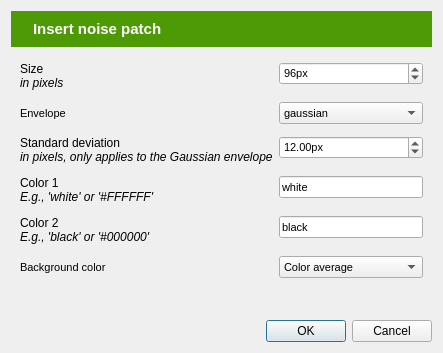
<?xml version="1.0" encoding="UTF-8"?>
<ui version="4.0">
 <class>Dialog</class>
 <widget class="QDialog" name="Dialog">
  <property name="geometry">
   <rect>
    <x>0</x>
    <y>0</y>
    <width>442</width>
    <height>353</height>
   </rect>
  </property>
  <property name="windowTitle">
   <string>Dialog</string>
  </property>
  <layout class="QVBoxLayout" name="verticalLayout">
   <item>
    <widget class="QWidget" name="widget_2" native="true">
     <property name="sizePolicy">
      <sizepolicy hsizetype="Preferred" vsizetype="Fixed">
       <horstretch>0</horstretch>
       <verstretch>0</verstretch>
      </sizepolicy>
     </property>
     <property name="styleSheet">
      <string notr="true">background-color: #4e9a06;
color: rgb(255, 255, 255);</string>
     </property>
     <layout class="QHBoxLayout" name="horizontalLayout">
      <item>
       <widget class="QLabel" name="label">
        <property name="sizePolicy">
         <sizepolicy hsizetype="Fixed" vsizetype="Preferred">
          <horstretch>0</horstretch>
          <verstretch>0</verstretch>
         </sizepolicy>
        </property>
        <property name="text">
         <string/>
        </property>
        <property name="pixmap">
         <pixmap resource="icons.qrc">:/icons/noise_patch.png</pixmap>
        </property>
       </widget>
      </item>
      <item>
       <widget class="QLabel" name="label_2">
        <property name="font">
         <font>
          <pointsize>11</pointsize>
          <weight>75</weight>
          <bold>true</bold>
         </font>
        </property>
        <property name="text">
         <string>Insert noise patch</string>
        </property>
       </widget>
      </item>
     </layout>
    </widget>
   </item>
   <item>
    <widget class="QWidget" name="widget" native="true">
     <property name="font">
      <font>
       <pointsize>8</pointsize>
      </font>
     </property>
     <layout class="QFormLayout" name="formLayout">
      <property name="fieldGrowthPolicy">
       <enum>QFormLayout::AllNonFixedFieldsGrow</enum>
      </property>
      <property name="verticalSpacing">
       <number>12</number>
      </property>
      <item row="0" column="1">
       <widget class="QSpinBox" name="spin_size">
        <property name="suffix">
         <string>px</string>
        </property>
        <property name="minimum">
         <number>1</number>
        </property>
        <property name="maximum">
         <number>1000</number>
        </property>
        <property name="value">
         <number>96</number>
        </property>
       </widget>
      </item>
      <item row="1" column="0">
       <widget class="QLabel" name="label_5">
        <property name="text">
         <string>Envelope</string>
        </property>
       </widget>
      </item>
      <item row="1" column="1">
       <widget class="QComboBox" name="combobox_env">
        <item>
         <property name="text">
          <string>gaussian</string>
         </property>
        </item>
        <item>
         <property name="text">
          <string>linear</string>
         </property>
        </item>
        <item>
         <property name="text">
          <string>circular (sharp edge)</string>
         </property>
        </item>
        <item>
         <property name="text">
          <string>rectangle (no envelope)</string>
         </property>
        </item>
       </widget>
      </item>
      <item row="2" column="0">
       <widget class="QLabel" name="label_6">
        <property name="text">
         <string>&lt;!DOCTYPE HTML PUBLIC &quot;-//W3C//DTD HTML 4.0//EN&quot; &quot;http://www.w3.org/TR/REC-html40/strict.dtd&quot;&gt;
&lt;html&gt;&lt;head&gt;&lt;meta name=&quot;qrichtext&quot; content=&quot;1&quot; /&gt;&lt;style type=&quot;text/css&quot;&gt;
p, li { white-space: pre-wrap; }
&lt;/style&gt;&lt;/head&gt;&lt;body style=&quot; font-family:'Ubuntu'; font-size:8pt; font-weight:400; font-style:normal;&quot;&gt;
&lt;p style=&quot; margin-top:0px; margin-bottom:0px; margin-left:0px; margin-right:0px; -qt-block-indent:0; text-indent:0px;&quot;&gt;&lt;span style=&quot; font-size:9pt;&quot;&gt;Standard deviation&lt;/span&gt;&lt;/p&gt;
&lt;p style=&quot; margin-top:0px; margin-bottom:0px; margin-left:0px; margin-right:0px; -qt-block-indent:0; text-indent:0px;&quot;&gt;&lt;span style=&quot; font-size:9pt; font-style:italic;&quot;&gt;in pixels, only applies to the Gaussian envelope&lt;/span&gt;&lt;/p&gt;&lt;/body&gt;&lt;/html&gt;</string>
        </property>
       </widget>
      </item>
      <item row="2" column="1">
       <widget class="QDoubleSpinBox" name="spin_stdev">
        <property name="suffix">
         <string>px</string>
        </property>
        <property name="maximum">
         <double>1000.000000000000000</double>
        </property>
        <property name="value">
         <double>12.000000000000000</double>
        </property>
       </widget>
      </item>
      <item row="3" column="0">
       <widget class="QLabel" name="label_10">
        <property name="text">
         <string>&lt;!DOCTYPE HTML PUBLIC &quot;-//W3C//DTD HTML 4.0//EN&quot; &quot;http://www.w3.org/TR/REC-html40/strict.dtd&quot;&gt;
&lt;html&gt;&lt;head&gt;&lt;meta name=&quot;qrichtext&quot; content=&quot;1&quot; /&gt;&lt;style type=&quot;text/css&quot;&gt;
p, li { white-space: pre-wrap; }
&lt;/style&gt;&lt;/head&gt;&lt;body style=&quot; font-family:'Ubuntu'; font-size:9pt; font-weight:400; font-style:normal;&quot;&gt;
&lt;p style=&quot; margin-top:0px; margin-bottom:0px; margin-left:0px; margin-right:0px; -qt-block-indent:0; text-indent:0px;&quot;&gt;Color 1&lt;/p&gt;
&lt;p style=&quot; margin-top:0px; margin-bottom:0px; margin-left:0px; margin-right:0px; -qt-block-indent:0; text-indent:0px;&quot;&gt;&lt;span style=&quot; font-style:italic;&quot;&gt;E.g., 'white' or '#FFFFFF'&lt;/span&gt;&lt;/p&gt;&lt;/body&gt;&lt;/html&gt;</string>
        </property>
       </widget>
      </item>
      <item row="3" column="1">
       <widget class="QLineEdit" name="edit_color1">
        <property name="text">
         <string>white</string>
        </property>
       </widget>
      </item>
      <item row="4" column="0">
       <widget class="QLabel" name="label_9">
        <property name="text">
         <string>&lt;!DOCTYPE HTML PUBLIC &quot;-//W3C//DTD HTML 4.0//EN&quot; &quot;http://www.w3.org/TR/REC-html40/strict.dtd&quot;&gt;
&lt;html&gt;&lt;head&gt;&lt;meta name=&quot;qrichtext&quot; content=&quot;1&quot; /&gt;&lt;style type=&quot;text/css&quot;&gt;
p, li { white-space: pre-wrap; }
&lt;/style&gt;&lt;/head&gt;&lt;body style=&quot; font-family:'Ubuntu'; font-size:8pt; font-weight:400; font-style:normal;&quot;&gt;
&lt;p style=&quot; margin-top:0px; margin-bottom:0px; margin-left:0px; margin-right:0px; -qt-block-indent:0; text-indent:0px;&quot;&gt;&lt;span style=&quot; font-size:9pt;&quot;&gt;Color 2&lt;/span&gt;&lt;/p&gt;
&lt;p style=&quot; margin-top:0px; margin-bottom:0px; margin-left:0px; margin-right:0px; -qt-block-indent:0; text-indent:0px;&quot;&gt;&lt;span style=&quot; font-size:9pt; font-style:italic;&quot;&gt;E.g., 'black' or '#000000'&lt;/span&gt;&lt;/p&gt;&lt;/body&gt;&lt;/html&gt;</string>
        </property>
       </widget>
      </item>
      <item row="4" column="1">
       <widget class="QLineEdit" name="edit_color2">
        <property name="text">
         <string>black</string>
        </property>
       </widget>
      </item>
      <item row="5" column="0">
       <widget class="QLabel" name="label_11">
        <property name="text">
         <string>Background color</string>
        </property>
       </widget>
      </item>
      <item row="5" column="1">
       <widget class="QComboBox" name="combobox_bgmode">
        <item>
         <property name="text">
          <string>Color average</string>
         </property>
        </item>
        <item>
         <property name="text">
          <string>Color 2</string>
         </property>
        </item>
       </widget>
      </item>
      <item row="0" column="0">
       <widget class="QLabel" name="label_4">
        <property name="text">
         <string>&lt;!DOCTYPE HTML PUBLIC &quot;-//W3C//DTD HTML 4.0//EN&quot; &quot;http://www.w3.org/TR/REC-html40/strict.dtd&quot;&gt;
&lt;html&gt;&lt;head&gt;&lt;meta name=&quot;qrichtext&quot; content=&quot;1&quot; /&gt;&lt;style type=&quot;text/css&quot;&gt;
p, li { white-space: pre-wrap; }
&lt;/style&gt;&lt;/head&gt;&lt;body style=&quot; font-family:'Ubuntu'; font-size:9pt; font-weight:400; font-style:normal;&quot;&gt;
&lt;p style=&quot; margin-top:0px; margin-bottom:0px; margin-left:0px; margin-right:0px; -qt-block-indent:0; text-indent:0px;&quot;&gt;Size&lt;/p&gt;
&lt;p style=&quot; margin-top:0px; margin-bottom:0px; margin-left:0px; margin-right:0px; -qt-block-indent:0; text-indent:0px;&quot;&gt;&lt;span style=&quot; font-style:italic;&quot;&gt;in pixels&lt;/span&gt;&lt;/p&gt;&lt;/body&gt;&lt;/html&gt;</string>
        </property>
       </widget>
      </item>
     </layout>
    </widget>
   </item>
   <item>
    <widget class="QDialogButtonBox" name="buttonBox">
     <property name="orientation">
      <enum>Qt::Horizontal</enum>
     </property>
     <property name="standardButtons">
      <set>QDialogButtonBox::Cancel|QDialogButtonBox::Ok</set>
     </property>
     <property name="centerButtons">
      <bool>false</bool>
     </property>
    </widget>
   </item>
  </layout>
 </widget>
 <resources>
  <include location="icons.qrc"/>
 </resources>
 <connections>
  <connection>
   <sender>buttonBox</sender>
   <signal>accepted()</signal>
   <receiver>Dialog</receiver>
   <slot>accept()</slot>
   <hints>
    <hint type="sourcelabel">
     <x>248</x>
     <y>254</y>
    </hint>
    <hint type="destinationlabel">
     <x>157</x>
     <y>274</y>
    </hint>
   </hints>
  </connection>
  <connection>
   <sender>buttonBox</sender>
   <signal>rejected()</signal>
   <receiver>Dialog</receiver>
   <slot>reject()</slot>
   <hints>
    <hint type="sourcelabel">
     <x>316</x>
     <y>260</y>
    </hint>
    <hint type="destinationlabel">
     <x>286</x>
     <y>274</y>
    </hint>
   </hints>
  </connection>
 </connections>
</ui>
